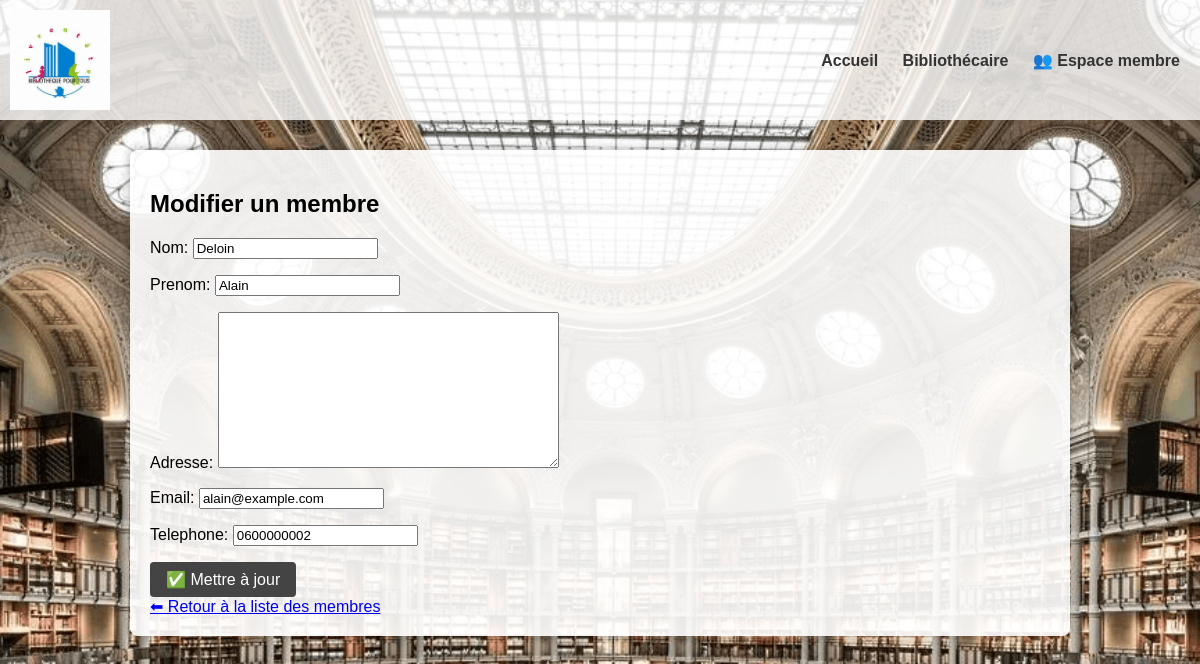
Page /bibliothecaire/membre/modifier/2/ on the earlier database version.
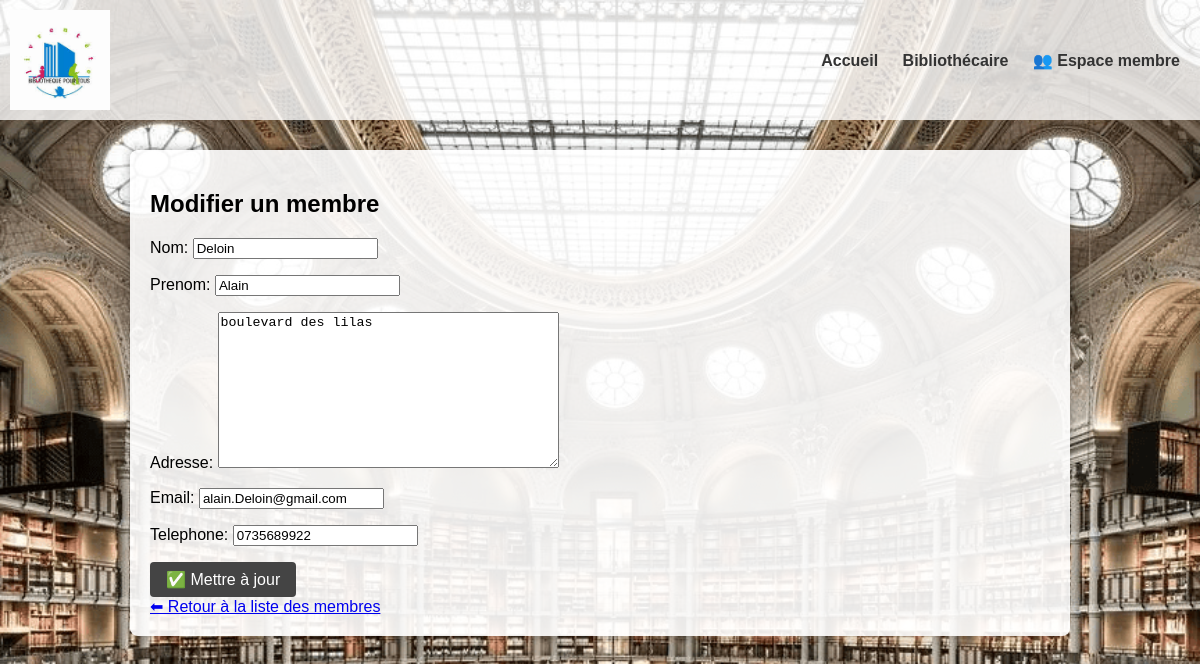
Same page on the later database version.
### gestion_bibliothecaire/models.py (models this page shows, shortened)
class Emprunteur(models.Model):
    nom = models.CharField(max_length=100)
    prenom = models.CharField(max_length=100)
    adresse = models.TextField(max_length=255, blank=True)
    email = models.EmailField()
    telephone = models.CharField(max_length=20)
    bloque = models.BooleanField(default=False)

### gestion_bibliothecaire/views.py (the view)
# urls.py: path('membre/modifier/<int:emprunteur_id>/', views.modifier_emprunteur, name='modifier_emprunteur'),
def modifier_emprunteur(request, emprunteur_id):
    emprunteur = get_object_or_404(Emprunteur, id=emprunteur_id)
    if request.method == 'POST':
        form = EmprunteurForm(request.POST, instance=emprunteur)
        if form.is_valid():
            form.save()
            return redirect('emprunteurs')  # ou vers la liste
    else:
        form = EmprunteurForm(instance=emprunteur)
    return render(request, 'gestion_bibliothecaire/modifier_emprunteur.html', {'form': form})

### gestion_bibliothecaire/forms.py
class EmprunteurForm(forms.ModelForm):
    class Meta:
        model = Emprunteur
        fields = ['nom', 'prenom', 'adresse', 'email', 'telephone']

### gestion_bibliothecaire/templates/gestion_bibliothecaire/modifier_emprunteur.html (shortened to what this page needs)
<!DOCTYPE html>
<html lang="en">
<head>
</head>
<body>
    {% extends 'base.html' %}
{% block content %}
<h2>Modifier un membre</h2>
<form method="post">
    {{ form.as_p }}
    <button type="submit" class="btn-orange">✅ Mettre à jour</button>
</form>
<a href="{% url 'emprunteurs' %}" class="btn-orange">⬅ Retour à la liste des membres</a>
{% endblock %}

Differences in the rows shown:
changed Emprunteur "Deloin": adresse (not shown) → "boulevard des lilas"; email "alain@example.com" → "alain.Deloin@gmail.com"; telephone "0600000002" → "0735689922"
